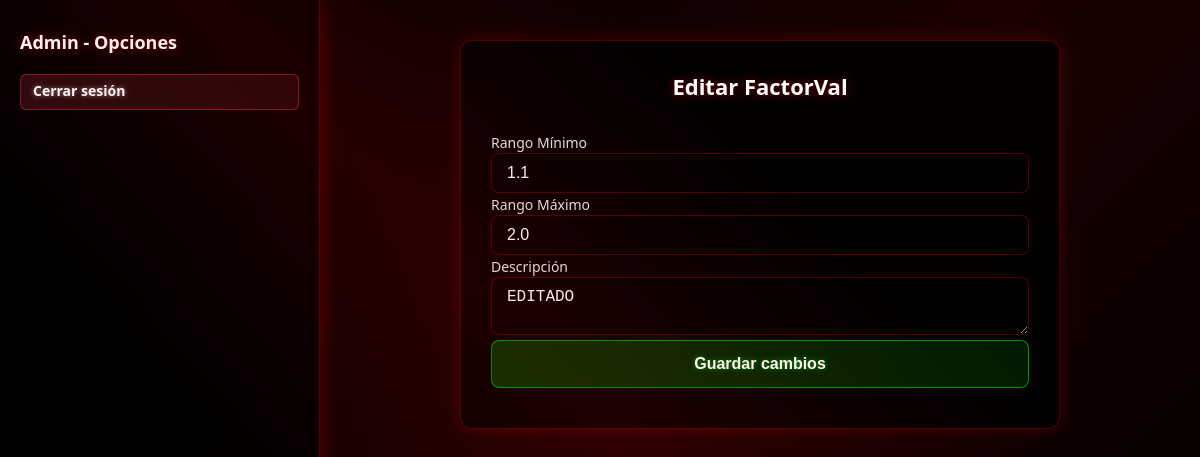
Page /editar-factorv/?seccion=factorval&accion=editar&obj_id=2 (signed in) on the committed database.
### Miapp/models.py (models this page shows, shortened)
class Factor_Val(models.Model):
    id_factor = models.AutoField(primary_key=True)
    rango_minimo = models.DecimalField(max_digits=12, decimal_places=1)
    rango_maximo = models.DecimalField(max_digits=12, decimal_places=1)
    descripcion = models.TextField(blank=True)

### MC/views.py (the view)
# urls.py: path('editar-factorv/', views.editar_factorv, name='editar_factorv'),
@login_required
def editar_factorv(request):
    factor_vals = Factor_Val.objects.all()
    obj = None
    obj_id = request.GET.get('obj_id')
    if obj_id:
        obj = get_object_or_404(Factor_Val, id_factor=obj_id)
    return render(request, 'inicioAdmin.html', {
        'seccion': 'factorval',
        'accion': 'editar',
        'factor_vals': factor_vals,
        'obj': obj,
        'obj_id': obj_id,
    })

### Miapp/back.py (called while the page is built)
    def get_user(self, user_id):
        try:
            return User.objects.get(pk=user_id)
        except User.DoesNotExist:
            return None

### MC/templates/inicioAdmin.html (shortened to what this page needs)
<!DOCTYPE html>
<html lang="es">
<head>
</head>
<body>
<div class="left-box">
  <h3>Admin - Opciones</h3>
  <div class="btn-group">
    <a href="{% url 'logout' %}" class="btn btn-danger">Cerrar sesión</a>
  </div>
</div>
<div class="right-box">
  {% if seccion == 'calificacion' and accion == 'crear' %}
    <div class="card">
      <h2>Crear Calificación</h2>
      <form method="post" action="{% url 'guardar_calificacion' %}">
        {% csrf_token %}
        <input type="hidden" name="usuario_id_usuario" value="{{ request.user.id }}">
        <label>Monto ($)</label><input type="text" name="monto" class="solo-float" required>
        <label>Factor (%)</label><input type="text" name="factor" class="solo-float" required>
        <label>Período</label><input type="month" name="periodo" max="{{hoy|date:'Y-m'}}" required>
        <label>Instrumento</label>
        <select name="instrumento" required>
          <option value="">-- Seleccione --</option>
          {% for i in instrumentos %}<option value="{{ i.id_instru }}">{{ i.nombre }}</option>{% endfor %}
        </select>
        <label>Estado</label>
        <select name="estado" required>
          <option value="ACTIVO">ACTIVO</option>
          <option value="INACTIVO">INACTIVO</option>
        </select>
        <label>Usuario</label>
        <select name="usuario_id_usuario" required>
          <option value="">-- Seleccione</option>
          {% for u in usuarios %}<option value="{{ u.id_usuario }}">{{ u.nombre }}</option>{% endfor %}
        </select>
        <label>Factor Val</label>
        <select name="factor_val_id_factor" required>
          <option value="">-- Seleccione</option>
          {% for fv in factor_vals %}<option value="{{ fv.id_factor }}">{{ fv.id_factor }}</option>{% endfor %}
        </select>
        <button type="submit" class="btn-success mt-3">Crear Calificación</button>
      </form>
    </div>
  {% elif seccion == 'factorval' and accion == 'editar' and obj %}
    <div class="card">
      <h2>Editar FactorVal</h2>
      <form method="post" action="{% url 'actualizar_factorv' obj.id_factor %}" id="formEditarFactor">
        <label>Rango Mínimo</label>
        <input type="text" name="rango_minimo" value="{{ obj.rango_minimo }}" class="solo-float-validado" required>
        <label>Rango Máximo</label>
        <input type="text" name="rango_maximo" value="{{ obj.rango_maximo }}" class="solo-float-validado" required>
        <label>Descripción</label>
        <textarea name="descripcion" rows="2" required>{{ obj.descripcion }}</textarea>
        <button type="submit" class="btn-success mt-3" id="btnEditarFactor">Guardar cambios</button>
      </form>
    </div>
  {% endif %}
</div>
</body>
</html>

### MC/templates/inicioAdmin.html (style rules this page uses)
* { margin:0;padding:0;box-sizing:border-box; }
html,body { height:100%; }
body { display:flex; background:linear-gradient(135deg, #000000 0%, #1a0000 50%, #000000 100%); font-family:'Segoe UI',Tahoma,Geneva,Verdana,sans-serif; color:#ffffff; position:relative; overflow:hidden; }
body::before { content: ''; position: absolute; top: 0; left: 0; right: 0; bottom: 0; background: linear-gradient(45deg, transparent 30%, rgba(255,0,0,0.1) 50%, transparent 70%); animation: shine 3s infinite; pointer-events: none; }
.left-box { width:320px; height:100vh; background:rgba(0,0,0,0.8); padding:30px 20px; display:flex; flex-direction:column; gap:10px; border-right:1px solid rgba(255,0,0,0.3); box-shadow: 0 0 20px rgba(255,0,0,0.3); }
.left-box h3 { font-size:18px; margin-bottom:10px; text-shadow: 0 0 10px rgba(255,0,0,0.5); }
.btn-group { display:flex;gap:6px; }
.btn { flex:1; height:36px; border:1px solid rgba(255,0,0,0.5); border-radius:6px; font-size:14px; font-weight:bold; cursor:pointer; background:linear-gradient(45deg, rgba(255,0,0,0.2), rgba(255,0,0,0.1)); color:#ffffff; transition:all 0.3s ease; text-shadow: 0 0 5px rgba(255,255,255,0.5); }
.btn-success { width:100%; height:48px; border:1px solid rgba(0,255,0,0.5); border-radius:8px; font-size:16px; font-weight:bold; cursor:pointer; background:linear-gradient(45deg, rgba(0,255,0,0.2), rgba(0,255,0,0.1)); color:#ffffff; transition:all 0.3s ease; text-shadow: 0 0 5px rgba(0,255,0,0.5); }
.btn-danger { background:linear-gradient(45deg, rgba(220,53,69,0.2), rgba(220,53,69,0.1)); color:#ffffff; padding:6px 12px; border:1px solid rgba(220,53,69,0.5); border-radius:6px; text-decoration:none; font-weight:bold; font-size:14px; transition:all 0.3s ease; text-shadow: 0 0 5px rgba(255,255,255,0.5); }
.right-box { flex:1; display:flex; align-items:flex-start; justify-content:center; padding:40px 20px; overflow-y:auto; }
.card { width:90%; max-width:600px; background:rgba(0,0,0,0.8); border:1px solid rgba(255,0,0,0.3); border-radius:12px; padding:30px; display:flex; flex-direction:column; gap:20px; box-shadow: 0 0 20px rgba(255,0,0,0.2); }
.card h2 { font-size:22px; text-align:center; margin-bottom:10px; text-shadow: 0 0 10px rgba(255,0,0,0.5); }
label { font-size:14px; margin-bottom:4px; color:rgba(255,255,255,0.9); }
input,select,textarea { width:100%; border:1px solid rgba(255,0,0,0.3); border-radius:8px; padding:10px 15px; font-size:16px; background:rgba(0,0,0,0.5); color:#ffffff; outline:none; transition:all 0.3s ease; }
input::placeholder { color:rgba(255,255,255,0.5); }

### rows in the picture
Factor_Val: rango_minimo "1.1", rango_maximo "2.0", descripcion "EDITADO"
